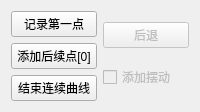
             <widget class="QWidget" name="tab33">
              <attribute name="title">
               <string>连续</string>
              </attribute>
              <layout class="QHBoxLayout" name="horizontalLayout_37">
               <item>
                <layout class="QHBoxLayout" name="horizontalLayout_36">
                 <item>
                  <layout class="QVBoxLayout" name="verticalLayout_16">
                   <item>
                    <widget class="QPushButton" name="pushButton_conFirst">
                     <property name="text">
                      <string>记录第一点</string>
                     </property>
                    </widget>
                   </item>
                   <item>
                    <widget class="QPushButton" name="pushButton_conNext">
                     <property name="text">
                      <string>添加后续点[0]</string>
                     </property>
                    </widget>
                   </item>
                   <item>
                    <widget class="QPushButton" name="pushButton_conFinish">
                     <property name="text">
                      <string>结束连续曲线</string>
                     </property>
                    </widget>
                   </item>
                  </layout>
                 </item>
                 <item>
                  <layout class="QVBoxLayout" name="verticalLayout_19">
                   <item>
                    <widget class="QPushButton" name="pushButton_clear3">
                     <property name="enabled">
                      <bool>false</bool>
                     </property>
                     <property name="text">
                      <string>后退</string>
                     </property>
                    </widget>
                   </item>
                   <item>
                    <widget class="QCheckBox" name="checkBox_v3">
                     <property name="enabled">
                      <bool>false</bool>
                     </property>
                     <property name="text">
                      <string>添加摆动</string>
                     </property>
                    </widget>
                   </item>
                  </layout>
                 </item>
                </layout>
               </item>
              </layout>
             </widget>
